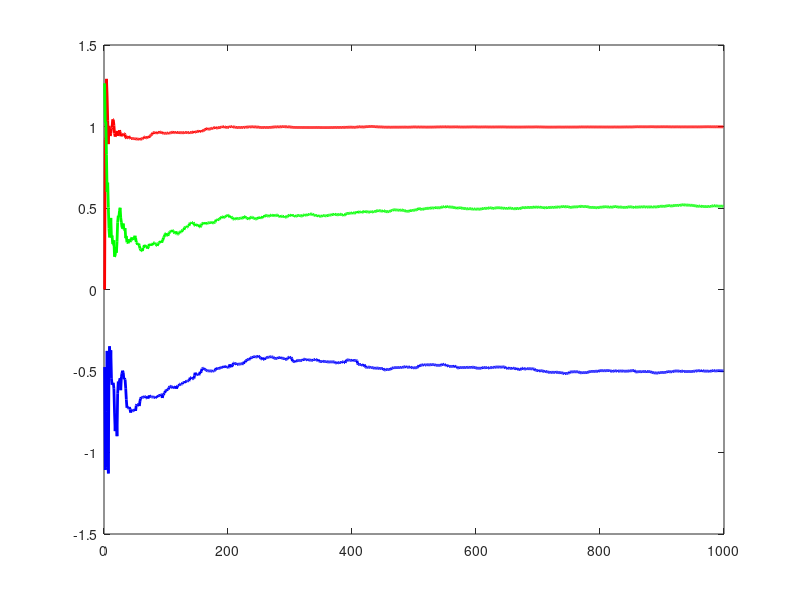

The MATLAB script that drew this image: (Note: this script raises an error after producing the figure.)
% Extended Least Squares (ELS) Algorithm

N = 1000;
sigma2 = 0.5;

a_desired = 1; 
b_desired = 0.5;
c_desired = -0.5;

u = ones(N, 1);
y = zeros(N, 1);
E = load("e.mat");
e = E(1).e;

for t = 2:N
    y(t) = -a_desired * y(t-1) + b_desired * u(t-1) + c_desired * e(t-1) + e(t);
end
theta_hat = zeros(3, 1); % [a, b, c]
P = 100 * eye(3);
phi = zeros(3, 1);

theta_store = zeros(3, N);
for t = 2:N
    phi = [-y(t-1); u(t-1); e(t-1)];
    error = y(t) - phi' * theta_hat;
    M = (P*phi)/(1 + phi'*P*phi);
    P = P - (P*phi*phi'*P) / (1 + phi'*P*phi);
    theta_hat = theta_hat + M * error;
    theta_store(:, t) = theta_hat;
end

figure;
plot(theta_store(1, 2:N), 'r', 'LineWidth', 2); 
hold on;
plot(theta_store(2, 2:N), 'g', 'LineWidth', 2);
plot(theta_store(3, 2:N), 'b', 'LineWidth', 2);
yline(a_desired, '--r', 'Desired a');
yline(b_desired, '--g', 'Desired b');
yline(c_desired, '--b', 'Desired c');
xlabel('Sample');
legend('a estimate', 'b estimate', 'c estimate', 'Location', 'Best');
title('ELS Algorithm');
grid on;
f = gcf;
exportgraphics(f,'ELS_2.png');
